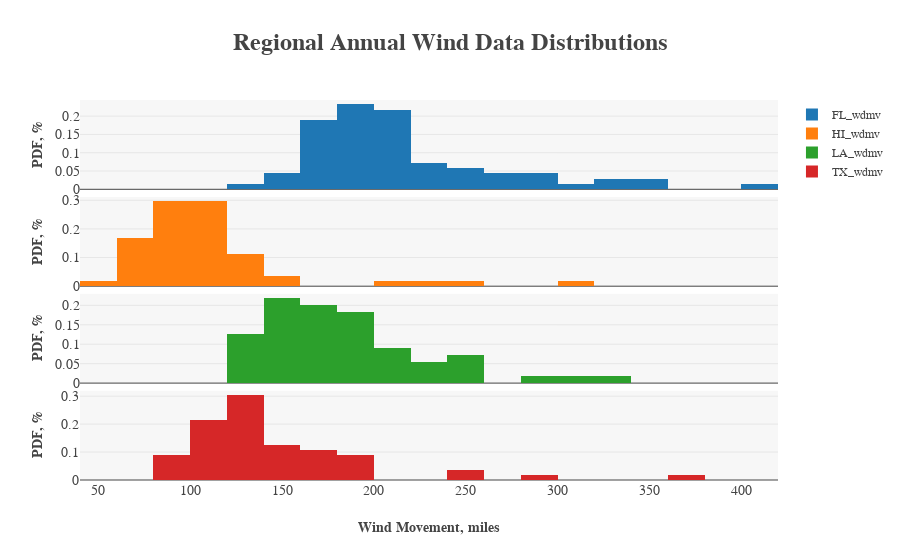

The cell this chart's notebook holds for it:
### Code cell
# Inspect the wind data distributions
print("FL_wdmv mean={0:.1f} miles and standard deviation={1:.2f} miles".format(np.mean(df_weather["WDMV"]["FL"]), np.std(df_weather["WDMV"]["FL"]), u'\xb0'))
print("HI_wdmv mean={0:.1f} miles and standard deviation={1:.2f} miles".format(np.mean(df_weather["WDMV"]["HI"]), np.std(df_weather["WDMV"]["HI"]), u'\xb0'))
print("LA_wdmv mean={0:.1f} miles and standard deviation={1:.2f} miles".format(np.mean(df_weather["WDMV"]["LA"]), np.std(df_weather["WDMV"]["LA"]), u'\xb0'))
print("TX_wdmv mean={0:.1f} miles and standard deviation={1:.2f} miles".format(np.mean(df_weather["WDMV"]["TX"]), np.std(df_weather["WDMV"]["TX"]), u'\xb0'))

trace0 = py.graph_objs.Histogram(name="FL_wdmv", x=df_weather["WDMV"]["FL"], histnorm="probability")
trace1 = py.graph_objs.Histogram(name="HI_wdmv", x=df_weather["WDMV"]["HI"], histnorm="probability")
trace2 = py.graph_objs.Histogram(name="LA_wdmv", x=df_weather["WDMV"]["LA"], histnorm="probability")
trace3 = py.graph_objs.Histogram(name="TX_wdmv", x=df_weather["WDMV"]["TX"], histnorm="probability")

print()
fig = py.tools.make_subplots(rows=4, cols=1, shared_xaxes=True, vertical_spacing=0.02)
fig.append_trace(trace0, 1, 1)
fig.append_trace(trace1, 2, 1)
fig.append_trace(trace2, 3, 1)
fig.append_trace(trace3, 4, 1)

fig["layout"].update(
    plot_bgcolor="rgb(247,247,247)",
    legend=dict(font=dict(family="serif", size=12)),
    height=1000,
    title="<b>Regional Annual Wind Data Distributions</b>",
    titlefont=dict(family="serif", size=24),
    yaxis1=dict(title="<b>PDF, %</b>", titlefont=dict(family="serif", size=14), tickfont=dict(family="serif", size=14)),
    yaxis2=dict(title="<b>PDF, %</b>", titlefont=dict(family="serif", size=14), tickfont=dict(family="serif", size=14)),
    yaxis3=dict(title="<b>PDF, %</b>", titlefont=dict(family="serif", size=14), tickfont=dict(family="serif", size=14)),
    yaxis4=dict(title="<b>PDF, %</b>", titlefont=dict(family="serif", size=14), tickfont=dict(family="serif", size=14)),
    xaxis1=dict(title="<b>Wind Movement, miles</b>".format(u'\xb0'), titlefont=dict(family="serif", size=14),tickfont=dict(family="serif", size=14)))

py.offline.iplot(fig)

### Figure 1 — Plotly figure (JSON) as saved in the notebook; plotly's stock layout.template omitted (floating-point values rounded to 4 significant figures)
{"data": [{"autobinx": true, "histnorm": "probability", "name": "FL_wdmv", "type": "histogram", "uid": "86e6a7", "x": [null, null, null, null, null, null, null, null, null, null, null, null, null, null, null, null, null, null, null, null, null, null, null, null, null, null, null, null, null, null, null, null, null, null, null, null, null, null, null, null, null, null, null, null, null, null, null, null, null, null, null, null, null, null, null, null, null, 316.3, 241.1, 215, 223.1, 201.9, 183.3, 159.1, 170.3, 165.9, 193.9, 172.1, 333.1, 129.9, 147.3, 177.7, 162.2, 293.3, 206.9, 177.7, 195.7, 208.2, 170.3, 170.3, 185.2, 175.2, 220, 210, 188.9, 195.7, 185.2, 210, 180.2, 215, 195.1, 244.2, 256, 213.1, 193.2, 216.2, 226.2, 185.8, 193.9, 236.7, 203.2, 226.2, 203.8, 175.8, 280.9, 152.2, 165.9, 211.9, 403.3, 334.3, 213.8, 190.1, 290.8, 354.8, 190.1, 206.9, 264.7, 177.1, 216.2, 188.9, 249.8, 188.3, 170.3, 277.8, 275.3, 359.2], "xaxis": "x", "xbins": {"end": 420, "size": 20, "start": 120}, "yaxis": "y"}, {"autobinx": true, "histnorm": "probability", "name": "HI_wdmv", "type": "histogram", "uid": "66abde", "x": [null, null, null, null, null, null, null, null, null, null, null, null, null, null, null, null, null, null, null, null, null, null, null, null, null, null, null, null, null, null, null, null, null, null, null, null, null, null, null, null, null, null, null, null, null, null, null, null, null, null, null, null, null, null, null, null, null, null, null, null, null, null, null, null, null, null, null, null, null, null, 95.7, 205.1, 141.1, 73.9, 78.3, 111.8, 80.2, 95.7, 115, 137.9, 103.8, 65.9, 106.3, 75.2, 75.2, 85.1, 69, 108.1, 147.3, 73.9, 137.9, 108.7, 95.1, 129.2, 224.9, 111.8, 96.9, 108.7, 133, 82, 103.8, 92, 111.8, 90.7, 96.9, 101.9, 98.8, 95.1, 121.2, 108.7, 88.2, 103.1, 113.1, 93.2, 118.1, 78.3, 113.1, 244.2, 88.2, 308.2, 121.2, 77.1, 92, 51, null, null], "xaxis": "x", "xbins": {"end": 320, "size": 20, "start": 40}, "yaxis": "y2"}, {"autobinx": true, "histnorm": "probability", "name": "LA_wdmv", "type": "histogram", "uid": "28301d", "x": [null, null, null, null, null, null, null, null, null, null, null, null, null, null, null, null, null, null, null, null, null, null, null, null, null, null, null, null, null, null, null, null, null, null, null, null, null, null, null, null, null, null, null, null, null, null, null, null, null, null, null, null, null, null, null, null, null, null, null, null, null, null, null, null, null, null, null, null, null, null, null, 287.1, 308.8, 323.7, 257.9, 200.7, 197, 175.8, 190.1, 183.3, 205.1, 141.1, 193.9, 160.9, 190.1, 165.3, 130.8, 182.3, 215.6, 148.2, 239.2, 255.4, 147.2, 196.1, 213.8, 177.7, 137.9, 163.2, 158.2, 165.9, 177.1, 209.6, 159.7, 165.1, 185.4, 129.0, 153.3, 130.5, 124.3, 148.5, 168.8, 157.4, 123.8, 247.9, 144.6, 168.4, 223.1, 183.9, 152.2, 252.3, 165.3, 144.2, 139.8, 231.8, 146, 183.9], "xaxis": "x", "xbins": {"end": 340, "size": 20, "start": 120}, "yaxis": "y3"}, {"autobinx": true, "histnorm": "probability", "name": "TX_wdmv", "type": "histogram", "uid": "0da9ad", "x": [null, null, null, null, null, null, null, null, null, null, null, null, null, null, null, null, null, null, null, null, null, null, null, null, null, null, null, null, null, null, null, null, null, null, null, null, null, null, null, null, null, null, null, null, null, null, null, null, null, null, null, null, null, null, null, null, null, null, null, null, null, null, null, null, null, null, null, null, null, null, 80.8, 133, 134.2, 93.8, 123, 177.7, 144.8, 116.8, 134.2, 139.8, 147.3, 180.2, 108.1, 126.1, 134.8, 123, 98.2, 105, 100, 82, 154.1, 280.2, 129.2, 167.8, 157.2, 144.8, 179, 197, 379, 106.3, 131.1, 142.3, 101.3, 106.3, 164, 88.2, 119.3, 108.7, 131.1, 101.3, 123, 126.1, 115.0, 126.1, 139.8, 112.8, 157.2, 172.7, 170.3, 249.8, 185.8, 180.8, 188.9, 136.1, 131.7, 242.1], "xaxis": "x", "xbins": {"end": 380, "size": 20, "start": 80}, "yaxis": "y4"}], "layout": {"autosize": true, "legend": {"font": {"family": "serif", "size": 12}}, "plot_bgcolor": "rgb(247,247,247)", "title": "<b>Regional Annual Wind Data Distributions</b>", "titlefont": {"family": "serif", "size": 24}, "xaxis": {"anchor": "y4", "autorange": true, "domain": [0, 1], "range": [40, 420], "tickfont": {"family": "serif", "size": 14}, "title": "<b>Wind Movement, miles</b>", "titlefont": {"family": "serif", "size": 14}, "type": "linear"}, "yaxis": {"anchor": "free", "autorange": true, "domain": [0.765, 1.0], "position": 0, "range": [0, 0.2441], "tickfont": {"family": "serif", "size": 14}, "title": "<b>PDF, %</b>", "titlefont": {"family": "serif", "size": 14}}, "yaxis2": {"anchor": "free", "autorange": true, "domain": [0.51, 0.745], "position": 0, "range": [0, 0.3119], "tickfont": {"family": "serif", "size": 14}, "title": "<b>PDF, %</b>", "titlefont": {"family": "serif", "size": 14}}, "yaxis3": {"anchor": "free", "autorange": true, "domain": [0.255, 0.49], "position": 0, "range": [0, 0.2297], "tickfont": {"family": "serif", "size": 14}, "title": "<b>PDF, %</b>", "titlefont": {"family": "serif", "size": 14}}, "yaxis4": {"anchor": "x", "autorange": true, "domain": [0, 0.235], "range": [0, 0.3195], "tickfont": {"family": "serif", "size": 14}, "title": "<b>PDF, %</b>", "titlefont": {"family": "serif", "size": 14}}}}
